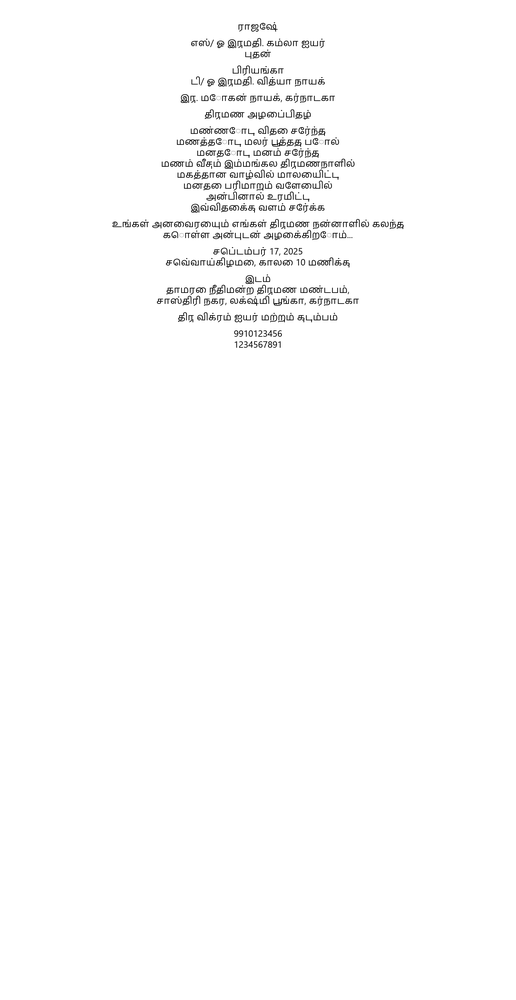
#> input picture backend/test_inv1.png, 516 x 1000 px, shrunk from 1600 x 3100 before the run; its folder holds only this picture in this run
$ python -i layout.py   (imports and definitions only)
#> lines starting #> are read from the running program, lines starting #| are printed output that depends on the picture; after the words box and inside, x2 and y2 are one past the last pixel; in counts of white or black regions, pixels touching at a corner belong together
#> further down, picture is the input picture: shape (1000, 516, 3); min 1, max 255, mean 251.7
"""Invitation layout analysis.

Primary: DocLayout-YOLO (if weights available) to identify regions like:
title, bride name, groom name, event name, reception, wedding, date, time,
venue, address, contact number, footer.

Fallback: rule-based region segmentation using image processing heuristics.
"""
import logging
from typing import Dict, List

import numpy as np

logger = logging.getLogger(__name__)

# Expected layout regions (sections the parser understands)
LAYOUT_REGIONS = [
    "title",
    "bride_name",
    "groom_name",
    "event_name",
    "reception",
    "wedding",
    "date",
    "time",
    "venue",
    "address",
    "contact_number",
    "footer",
]

_doclayout_model = None
_doclayout_available = False


def _get_doclayout():
    """Lazily load DocLayout-YOLO model if available."""
    global _doclayout_model, _doclayout_available
    if _doclayout_model is not None:
        return _doclayout_model
    try:
        from doclayout_yolo import YOLOv10

        # Attempt to load a cached model; if missing, fall back to heuristics.
        import os
        model_path = os.environ.get("DOCLAYOUT_MODEL", "doclayout_yolo_docstructbench_imgsz1024.pt")
        if not os.path.exists(model_path):
            raise FileNotFoundError("DocLayout-YOLO weights not present")
        _doclayout_model = YOLOv10(model_path)
        _doclayout_available = True
        logger.info("DocLayout-YOLO loaded")
    except Exception as exc:  # noqa: BLE001
        logger.warning("DocLayout-YOLO unavailable (%s); using rule-based layout", exc)
        _doclayout_available = False
        _doclayout_model = None
    return _doclayout_model


def _rule_based_layout(img: np.ndarray) -> List[Dict]:
    """Segment the image into horizontal bands and label them heuristically."""
    import cv2

    gray = cv2.cvtColor(img, cv2.COLOR_BGR2GRAY) if len(img.shape) == 3 else img
    h, w = gray.shape
#> h = 1000; w = 516
    thresh = cv2.adaptiveThreshold(gray, 255, cv2.ADAPTIVE_THRESH_GAUSSIAN_C,
                                   cv2.THRESH_BINARY_INV, 15, 15)
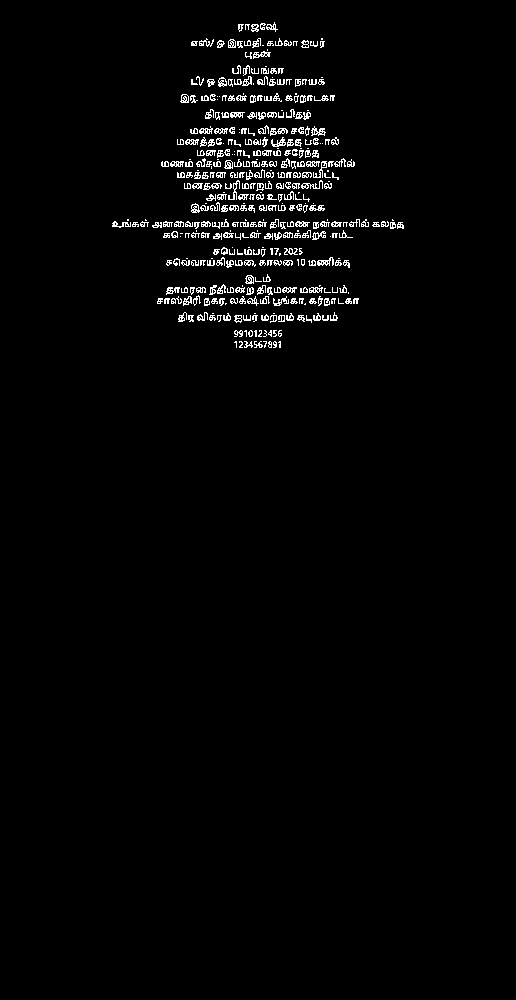
#> thresh: shape (1000, 516); 2.1% white in thin lines or dots, all inside (x1, y1, x2, y2) = (112, 22, 404, 348)
    kernel = cv2.getStructuringElement(cv2.MORPH_RECT, (w // 3, 10))
    dilated = cv2.dilate(thresh, kernel, iterations=2)
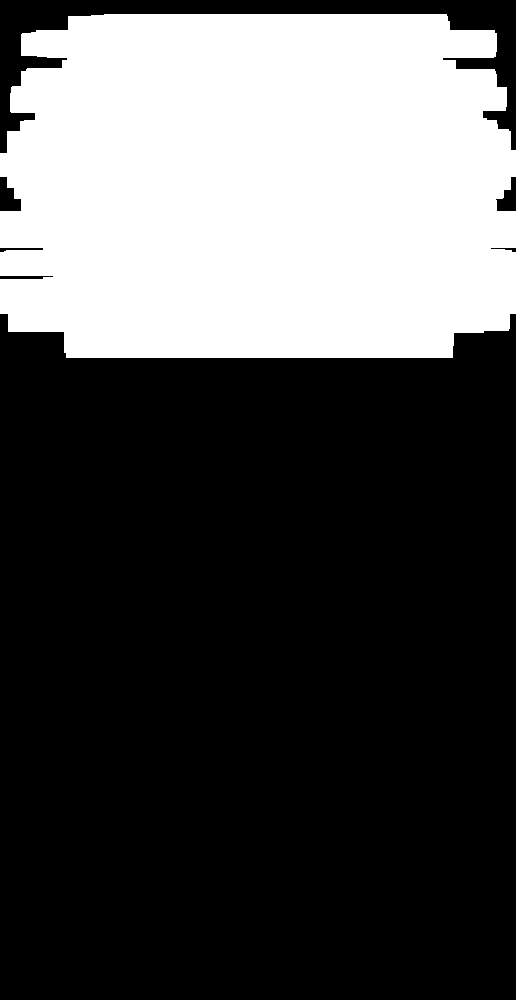
#> dilated: shape (1000, 516); 32.1% white; 1 white region
    contours, _ = cv2.findContours(dilated, cv2.RETR_EXTERNAL, cv2.CHAIN_APPROX_SIMPLE)
#> contours = 1 contour; box (x1, y1, x2, y2) and area: (0, 14, 516, 358) 164476

    regions = []
    for c in contours:
        x, y, bw, bh = cv2.boundingRect(c)
        if bh < 20 or bw < w * 0.2:
            continue
        # Label by vertical position (top = title/header, bottom = footer)
        rel_y = y / float(h)
        if rel_y < 0.15:
            label = "title"
        elif rel_y > 0.85:
            label = "footer"
        else:
            label = "text_region"
        regions.append({
            "label": label,
            "confidence": 0.5,
            "box": [x, y, bw, bh],
        })
#> this loop made 1 pass
#> (x, y, bw, bh, rel_y, label) on pass 1: (0, 14, 516, 344, 0.014, 'title')
#> after the loop, regions = 1 item
    if not regions:
        regions.append({"label": "text_region", "confidence": 0.3,
                        "box": [0, 0, w, h]})
    return regions


def analyze_layout(img: np.ndarray) -> List[Dict]:
    """Analyze invitation layout and return labeled regions."""
    model = _get_doclayout()
    if model is not None:
        try:
            # Convert BGR->RGB for model
            rgb = cv2.cvtColor(img, cv2.COLOR_BGR2RGB)
            results = model.predict(rgb, conf=0.25, verbose=False)
            regions = []
            for res in results:
                boxes = res.boxes
                if boxes is None:
                    continue
                for box in boxes:
                    xyxy = box.xyxy[0].tolist()
                    conf = float(box.conf[0])
                    cls = int(box.cls[0])
                    label = _map_doclayout_class(cls)
                    regions.append({
                        "label": label,
                        "confidence": conf,
                        "box": [int(xyxy[0]), int(xyxy[1]),
                                int(xyxy[2] - xyxy[0]), int(xyxy[3] - xyxy[1])],
                    })
            if regions:
                return regions
        except Exception as exc:  # noqa: BLE001
            logger.warning("DocLayout prediction failed (%s); using rule-based", exc)
    return _rule_based_layout(img)


def _map_doclayout_class(cls: int) -> str:
    """Map DocLayout-YOLO class index to our region label."""
    mapping = {
        0: "title",
        1: "text_region",
        2: "footer",
        3: "image",
        4: "table",
        5: "author",
        6: "date",
    }
    return mapping.get(cls, "text_region")

>>> import cv2
>>> picture = cv2.imread('../../../test_inv1.png')
>>> result = analyze_layout(picture)
#> result = 1 item
